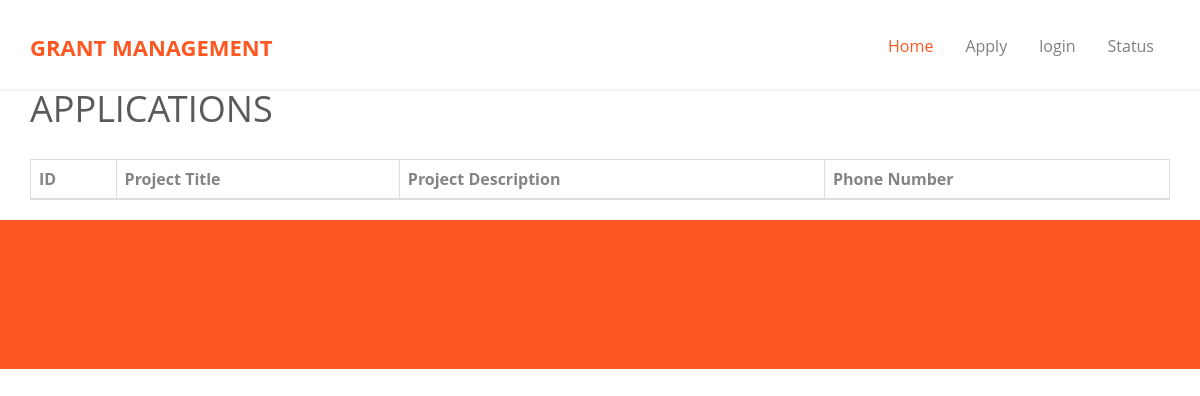
The page /status on the database as committed earlier.
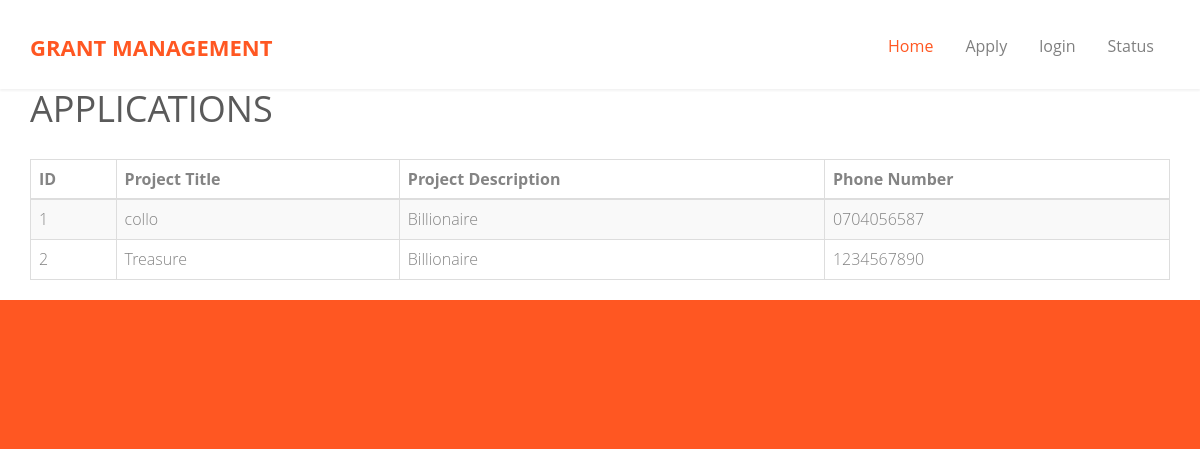
The same page on the database as committed later.
### Grant/models.py (models this page shows, shortened)
class Application(models.Model):
    projectTitle= models.CharField(max_length= 100)
    projectDescription = models.TextField(max_length=500)
    additionalInformation =models.TextField(max_length=500)
    phoneNumber = models.CharField(max_length=12)

### Grant/views.py (the view)
# urls.py: path('status', views.status, name='status'),
def status(request):
    applications = Application.objects.all()
    return render(request, 'status.html',{'applications':applications})

### Templates/status.html
{% extends "base.html" %}
{% block content %}
  <div class="container mt-5">
    <h1>APPLICATIONS</h1>
    <table class="table table-bordered table-striped mt-3">
      <thead>
        <tr>
          <th>ID</th>
          <th>Project Title</th>
          <th>Project Description</th>
          <th>Phone Number</th>
        </tr>
      </thead>
      <tbody>
        {% for application in applications %}
          <tr>
            <td>{{ application.id }}</td>
            <td>{{ application.projectTitle }}</td>
            <td>{{ application.projectDescription }}</td>
            <td>{{ application.phoneNumber }}</td>
          </tr>
        {% endfor %}
      </tbody>
    </table>
  </div>
{% endblock content %}

### Templates/base.html (shortened to what this page needs)
{%load static%}
<!DOCTYPE html>
 <html class="no-js">
	<head>
	<link rel="stylesheet" href="{%static 'animate.css'%}">
	<link rel="stylesheet" href="{%static 'icomoon.css'%}">
	<link rel="stylesheet" href="{% static 'bootstrap.css'%}">
	<link rel="stylesheet" href="{% static 'superfish.css'%}">
	<link rel="stylesheet" href="{% static 'style.css'%}">
	</head>
	<body>
		<header id="fh5co-header-section" class="sticky-banner">
			<div class="container">
				<div class="nav-header">
					<h1 id="fh5co-logo"><a href="index.html">GRANT MANAGEMENT</a></h1>
					<nav id="fh5co-menu-wrap" role="navigation">
						<ul class="sf-menu" id="fh5co-primary-menu">
							<li class="active">
								<a href="{% url 'index' %}">Home</a>
							</li>
							<li><a href="{% url 'apply' %}">Apply</a></li>
							{% if user.is_authenticated %}
							<li><a href="{% url 'log_out' %}">logout</a></li>
							{% else %}
							<li><a href="{% url 'login' %}">login</a></li>
							{% endif %}
							<li><a href="{% url 'status' %}">Status</a></li>
						</ul>
					</nav>
				</div>
			</div>
		</header>
        {% block content%}
        {% endblock content%}
		<footer>
			<div id="footer">
				<div class="container">
					<div class="row">
						<div class="col-md-6 col-md-offset-3 text-center">
							<p class="fh5co-social-icons">
								<a href="#"><i class="icon-twitter2"></i></a>
								<a href="#"><i class="icon-facebook2"></i></a>
								<a href="#"><i class="icon-instagram"></i></a>
								<a href="#"><i class="icon-dribbble2"></i></a>
								<a href="#"><i class="icon-youtube"></i></a>
							</p>
						</div>
					</div>
				</div>
			</div>
		</footer>
	</body>
</html>

### static/icomoon.css (style rules this page uses)
[class^="icon-"], [class*=" icon-"] { font-family: 'icomoon' !important; speak: none; font-style: normal; font-weight: normal; font-variant: normal; text-transform: none; line-height: 1; -webkit-font-smoothing: antialiased; -moz-osx-font-smoothing: grayscale; }
.icon-dribbble2:before { content: "\ea66"; }
.icon-facebook2:before { content: "\ea68"; }
.icon-instagram:before { content: "\ea70"; }
.icon-twitter2:before { content: "\ea7d"; }
.icon-youtube:before { content: "\ea81"; }

### static/superfish.css (style rules this page uses)
.sf-menu, .sf-menu * { margin: 0; padding: 0; list-style: none; }
.sf-menu li { position: relative; }
.sf-menu > li { float: left; }
.sf-menu a { display: block; position: relative; }
.sf-menu { float: left; margin-bottom: 1em; }
.sf-menu a { border-left: 1px solid #fff; border-top: 1px solid #dFeEFF; border-top: 1px solid rgba(255,255,255,.5); padding: .75em 1em; text-decoration: none; zoom: 1; }
.sf-menu a { color: #13a; }
.sf-menu li { background: #BDD2FF; white-space: nowrap; *white-space: normal; -webkit-transition: background .2s; transition: background .2s; }

### static/style.css (style rules this page uses)
body { font-family: "Open Sans", Arial, sans-serif; line-height: 1.6; font-size: 16px; background: #fff; color: #848484; font-weight: 300; overflow-x: hidden; }
a { color: #ff5722; -webkit-transition: 0.5s, ease; -o-transition: 0.5s, ease; transition: 0.5s, ease; }
p, ul, ol { margin-bottom: 1.5em; font-size: 16px; color: #848484; font-family: "Open Sans", Arial, sans-serif; }
h1, h2, h3, h4, h5, h6 { color: #5a5a5a; font-family: "Open Sans", Arial, sans-serif; font-weight: 400; margin: 0 0 30px 0; }
.stuck { position: fixed !important; top: 0 !important; -webkit-box-shadow: 0 2px 2px rgba(0, 0, 0, 0.05); -moz-box-shadow: 0 2px 2px rgba(0, 0, 0, 0.05); -ms-box-shadow: 0 2px 2px rgba(0, 0, 0, 0.05); -o-box-shadow: 0 2px 2px rgba(0, 0, 0, 0.05); box-shadow: 0 2px 2px rgba(0, 0, 0, 0.05); }
.sf-menu { margin: 7px 0 0 0 !important; }
.sf-menu { float: right; }
.sf-menu a { color: rgba(0, 0, 0, 0.5); padding: 0.75em 1em !important; font-weight: normal; border-left: none; border-top: none; border-top: none; text-decoration: none; zoom: 1; font-size: 16px; border-bottom: none !important; }
.sf-menu li, .sf-menu ul li, .sf-menu ul ul li, .sf-menu li:hover, .sf-menu li.sfHover { background: transparent; }
.sf-menu li:hover a, .sf-menu li.sfHover a, .sf-menu ul li:hover a, .sf-menu ul li.sfHover a, .sf-menu li.active a { color: #ff5722; }
#fh5co-header-section { padding: 0; position: relative; left: 0; width: 100%; z-index: 1022; background: #fff; }
.nav-header { position: relative; float: left; width: 100%; }
#fh5co-logo { position: relative; z-index: 2; font-size: 22px; text-transform: uppercase; margin-top: 35px; font-weight: 700; float: left; }
#fh5co-logo a { color: #ff5722; }
#fh5co-menu-wrap { position: relative; z-index: 2; display: block; float: right; margin-top: 15px; }
#fh5co-menu-wrap .sf-menu a { padding: 1em .75em; }
.fh5co-social-icons > a { padding: 4px 10px; color: #ff5722; }
.fh5co-social-icons > a i { font-size: 26px; }
#footer { background: #ff5722; padding: 60px 0 40px; }
#footer p { color: white; font-size: 14px; }
#footer p a { color: rgba(255, 255, 255, 0.5); }

Rows that differ between the two databases and show on the page:
added Application: id "1", projectTitle "collo", projectDescription "Billionaire", phoneNumber "0704056587"
added Application: id "2", projectTitle "Treasure", projectDescription "Billionaire", phoneNumber "1234567890"
